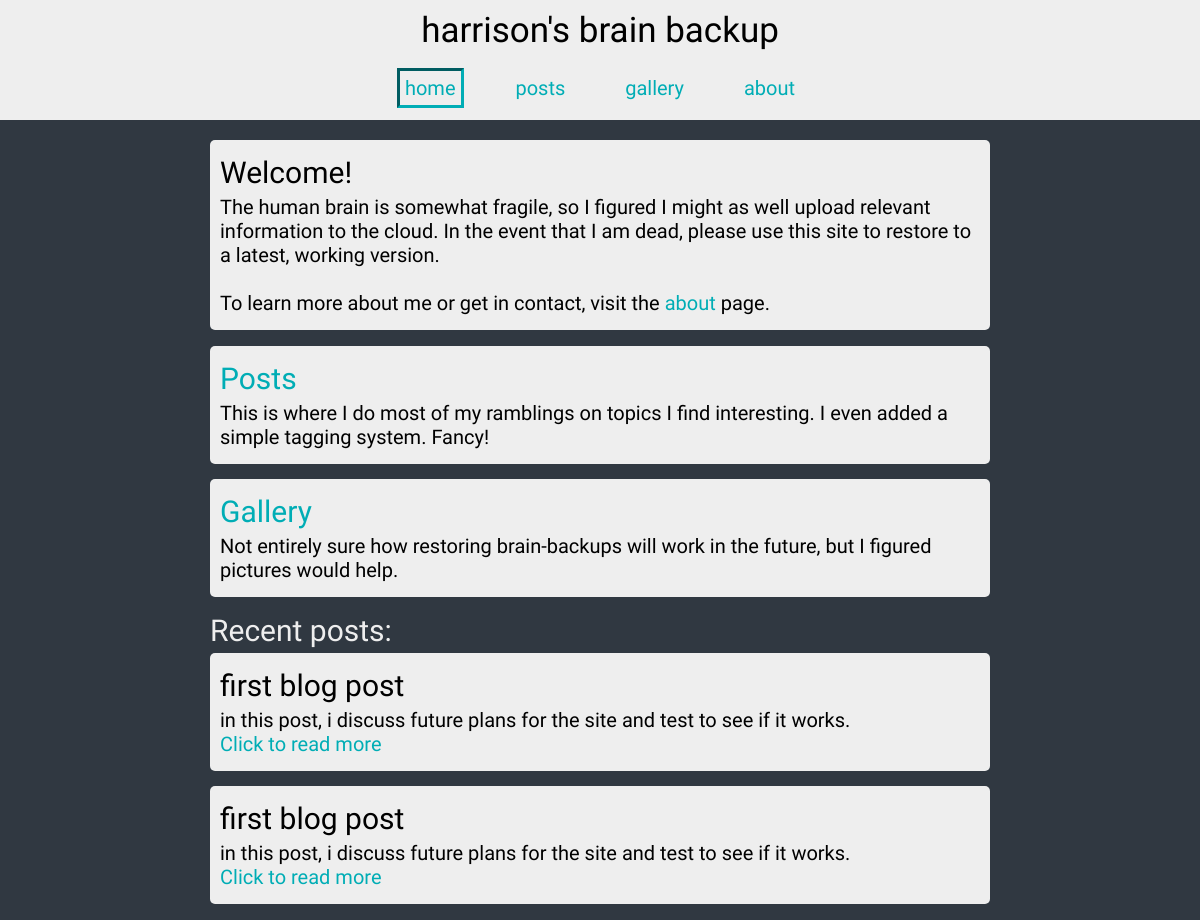
The app's page /, older data.
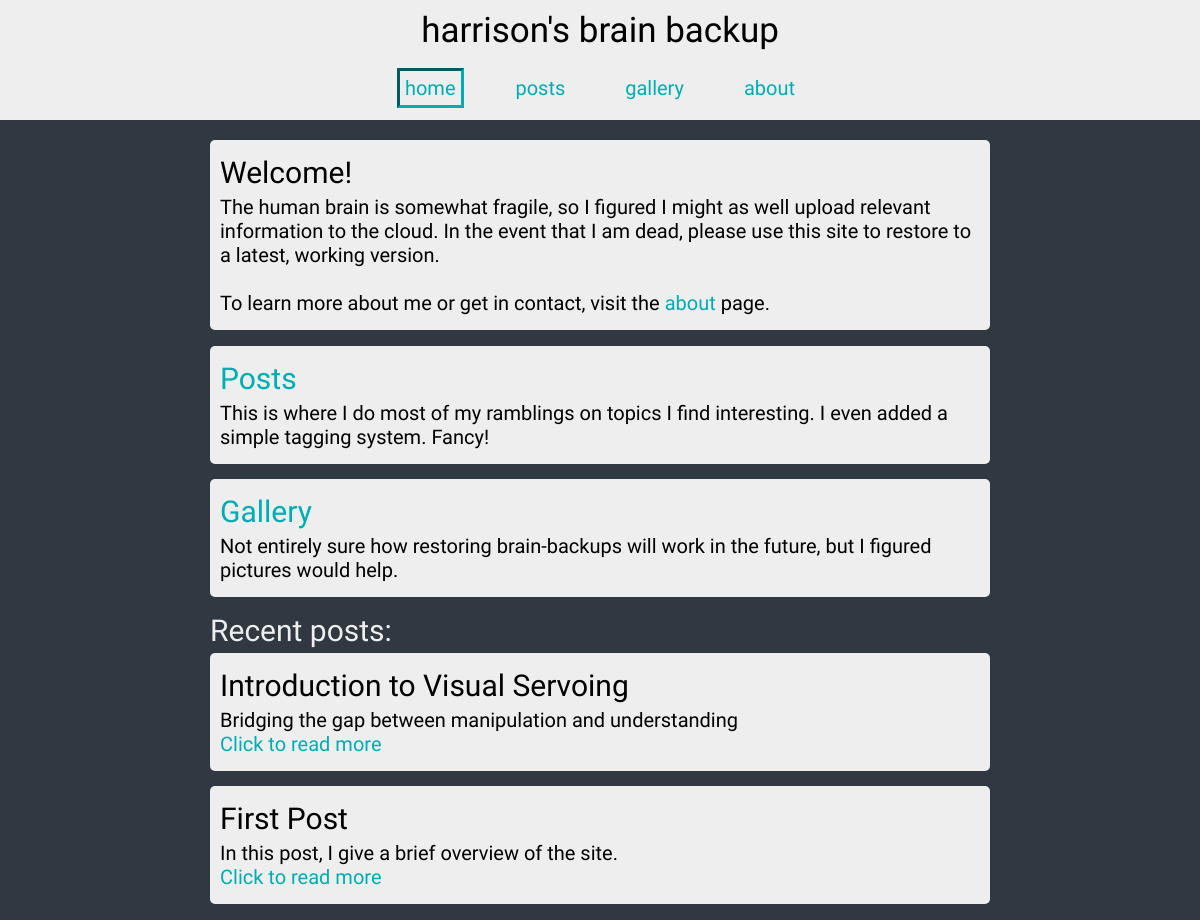
The same page, newer data.
### tables this page shows
CREATE TABLE post (
    id INTEGER PRIMARY KEY AUTOINCREMENT,
    created TIMESTAMP DEFAULT CURRENT_TIMESTAMP,
    title TEXT NOT NULL UNIQUE,
    description TEXT NOT NULL,
    body TEXT NOT NULL
);

### brainbackup/routes.py (the view)
@with_appcontext
@current_app.route('/')
def home():
    posts = db.get_posts(orderByDate=True, limit=2)
    return render_template('home.html', current='home', posts=posts)

### brainbackup/db.py (called while the page is built, shortened)
def get_db():
    if 'db' not in g:
        g.db = sqlite3.connect(
            app.config['DATABASE_URI'],
            detect_types=sqlite3.PARSE_DECLTYPES
        )
        g.db.row_factory = sqlite3.Row
    return g.db

def query_db(query, args=()):
    cur = get_db().execute(query, args)
    rv = cur.fetchall()
    cur.close()
    return rv

def get_posts(startDate=None, endDate=None, orderByDate=True, \
              tags=None, id=None, values=["*"], limit=None):
    query = 'SELECT '
    args = []
    query += ', '.join(values)
    query += ' FROM post '
    firstInList = True
    if startDate:
        query += 'WHERE '
        query += '? <= created '
        args.append(startDate)
        firstInList = False
    if orderByDate:
        query += 'ORDER BY created DESC '
    if limit:
        query += 'LIMIT ? '
        args.append(limit)
    return query_db(query, list(args))

### brainbackup/templates/home.html
{% extends 'layout.html' %}
{% block content %}
    <div class="content">
        <div class="content-boxes">
            <div class="post-snippet">
                <h2>Welcome!</h2>
                <div>
                    The human brain is somewhat fragile, so I figured I might as well upload relevant
                    information to the cloud. In the event that I am dead, please use this site to
                    restore to a latest, working version.
                    <br /><br />
                    To learn more about me or get in contact, visit the <a href="/about">about</a> page.
                </div>
            </div>
        </div>
        <div class="content-alternating-boxes">
            <div class="post-snippet">
                <h2><a href="/posts">Posts</a></h2>
                <div>
                    This is where I do most of my ramblings on topics I find interesting. I even added a simple tagging system. Fancy!
                </div>
            </div>
            <div class="post-snippet">
                <h2><a href="/gallery">Gallery</a></h2>
                <div>
                    Not entirely sure how restoring brain-backups will work in the future, but I figured pictures would help.
                </div>
            </div>
        </div>
        <div style="color:  #eeeeee">
            <h2>Recent posts:</h2>
        </div>
        <div class="content-alternating-boxes">
            {% for i in range(posts | length) %}
                {% include 'post-snippet.html' %}
            {% endfor %}
        </div>
    </div>
{% endblock %}

### brainbackup/templates/layout.html (shortened to what this page needs)
<!doctype html>
<html lang="en" dir="ltr">
    <head>
        <link rel="stylesheet" type="text/css" href="{{ url_for('static', filename='css/main.css') }}">
    </head>
    <body>
        <div class="layout">
            {% include 'navbar.html' %}
            {% block content %}{% endblock %}
        </div>
    </body>
</html>

### brainbackup/templates/navbar.html
<header>
    <link rel="stylesheet" href="{{ url_for('static', filename='css/navbar.css') }}">
    <h1>
        harrison's brain backup
    </h1>
    <nav>
        {% if current=="home" %}
            <a href="/" class="current">home</a>
        {% else %}
            <a href="/">home</a>
        {% endif %}
        {% if current=="posts" %}
            <a href="/posts" class="current">posts</a>
        {% else %}
            <a href="/posts">posts</a>
        {% endif %}
        {% if current=="gallery" %}
            <a href="/gallery" class="current">gallery</a>
        {% else %}
            <a href="/gallery">gallery</a>
        {% endif %}
        {% if current=="about" %}
            <a href="/about" class="current">about</a>
        {% else %}
            <a href="/about">about</a>
        {% endif %}
    </nav>
</header>

### brainbackup/templates/post-snippet.html
<div class="post-snippet">
    <h2>{{ posts[i].title }}</h2>
    <div>{{ posts[i].description }}</div>
    <a href=" {{ '/post/%s'%posts[i].id }}">Click to read more</a>
</div>

### brainbackup/static/css/main.css (style rules this page uses)
html, body { margin: 0; height: 100%; }
.layout { height: 100%; width: 100%; display: flex; flex-direction: column; align-items: center; overflow: auto; background-color: #303841; }
h1 { font: 35px 'Ubuntu', 'Lucida Bright'; }
h2 { font: 30px 'Ubuntu', 'Lucida Bright'; margin: 0 0 5px 0; }
a { color: #00adb5; text-decoration: None; }
.content { margin-top: 20px; width: 65%; }
.content-boxes { display: flex; flex-wrap: wrap; justify-content: space-between; }
.content-boxes > div { width: 100%; margin-bottom: 2%; }
.content-alternating-boxes { display: flex; flex-wrap: wrap; justify-content: space-between; }
.content-alternating-boxes > div { width: 47%; margin-bottom: 2%; }
.post-snippet { background-color: #eeeeee; border-radius: 5px; padding: 15px 10px; font: 20px 'Ubuntu', 'Lucida Bright'; }
@media screen and (max-width: 1300px) { .content-alternating-boxes > div { width: 100%; } }

### brainbackup/static/css/navbar.css (style rules this page uses)
header { align-items: center; background-color: #eeeeee; display: flex; flex-direction: column; justify-content: space-around; width: 100%; }
h1 { margin: 10px 0; }
nav { display: flex; justify-content: space-evenly; margin: 10px 0 15px 0; width: 500px; }
nav a { font: 20px 'Ubuntu', 'Lucida Bright'; padding: 5px 5px; }
a.current { outline-style: inset; }

Row changes from the older to the newer data that the page shows:
removed post: title "first blog post", description "in this post, i discuss future plans for the site and test to see if it works."
now on this page (row edited): post: title "Introduction to Visual Servoing", description "Bridging the gap between manipulation and understanding"
Text that changed along with them:
new list line: "Click to read more"
new list line: "First Post In this post, I give a brief overview of the site."
list line gone: "Click to read more"
list line gone: "first blog post in this post, i discuss future plans for the site and test to see if it works."
